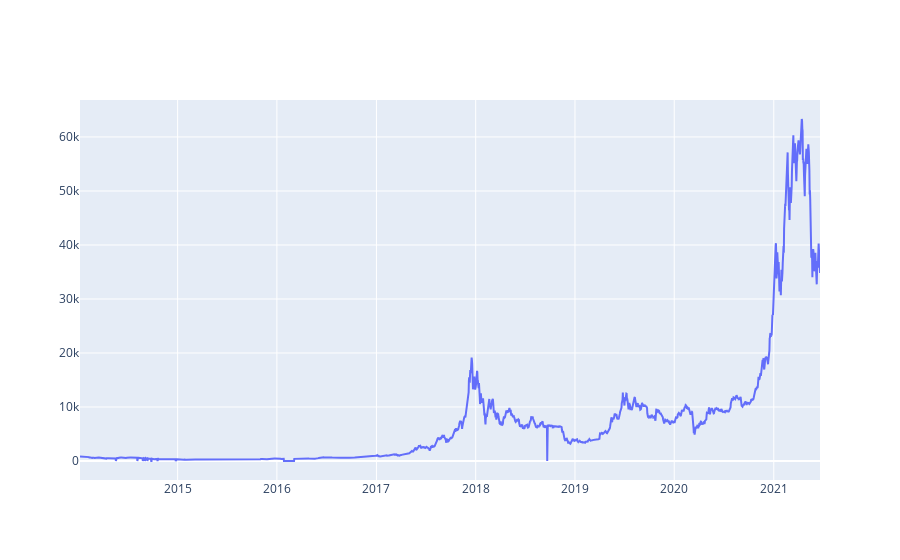

The notebook cell saved with this chart:
### Markdown cell above
Plot line graph base on Weighted Price

### Code cell
btc_trace = go.Scatter(x=data.index, y=data['Weighted Price'], name= 'Price')
py.iplot([btc_trace])

### Figure 1 — Plotly figure (JSON) as saved in the notebook; plotly's stock layout.template omitted (floating-point values rounded to 4 significant figures; data arrays with more than 128 entries replaced by an {"elided": "..."} marker saying what was removed)
{"data": [{"name": "Price", "type": "scatter", "x": {"elided": "2713 str values"}, "y": {"elided": "2713 float values"}}], "layout": {"xaxis": {"autorange": true, "range": ["2014-01-07", "2021-06-20"], "type": "date"}, "yaxis": {"autorange": true, "range": [-3518.0, 66840.0], "type": "linear"}}}
